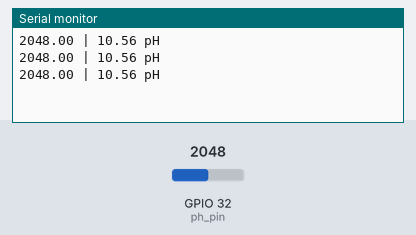
Recording of a sketch running on a simulated ESP32. Shown: the last lines printed to the serial monitor. The inputs (shaded band) are chosen by the test bench; at power-on: GPIO 32 (ph_pin) = 2048.

Above: at 2.2 s.
2.3 s: GPIO 32 (ph_pin) set to 2866
At 2.9 s:
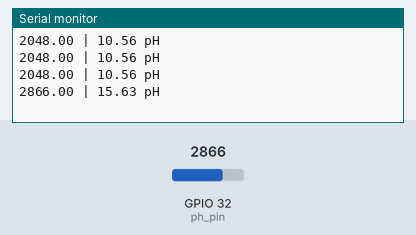
3.8 s: GPIO 32 (ph_pin) set to 3603
At 4.4 s:
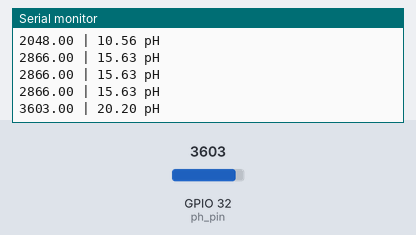
Timing chart, 0 to 6.8 s (numbered marks = the images above; inputs shaded):
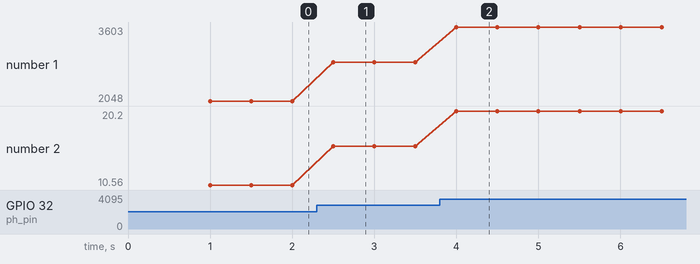

Measured:
- after the input at 2.3 s, the serial monitor: prints a new line after 0.20 s (image 1)
- after the input at 3.8 s, the serial monitor: prints a new line after 0.20 s (image 2)
- plotted number 1: 2048 → 2866 after the input at 2.3 s, 2866 → 3603 after the input at 3.8 s
- plotted number 2: 10.56 → 15.63 after the input at 2.3 s, 15.63 → 20.2 after the input at 3.8 s

The sketch:

test_ph.ino
```cpp
#define ph_pin 32
float ph_value;

void setup() {
  // put your setup code here, to run once:
  Serial.begin(115200);
  pinMode(ph_pin,INPUT);
  delay(1000);
}
 void loop(){
  float analog_ph_value = analogRead(ph_pin);
  Serial.print(analog_ph_value);
  Serial.print(" | ");
  ph_value = ((0.0062*(analog_ph_value)) - 2.1421);
  Serial.print(ph_value);
  Serial.println(" pH");
  delay(500);
 }
```
